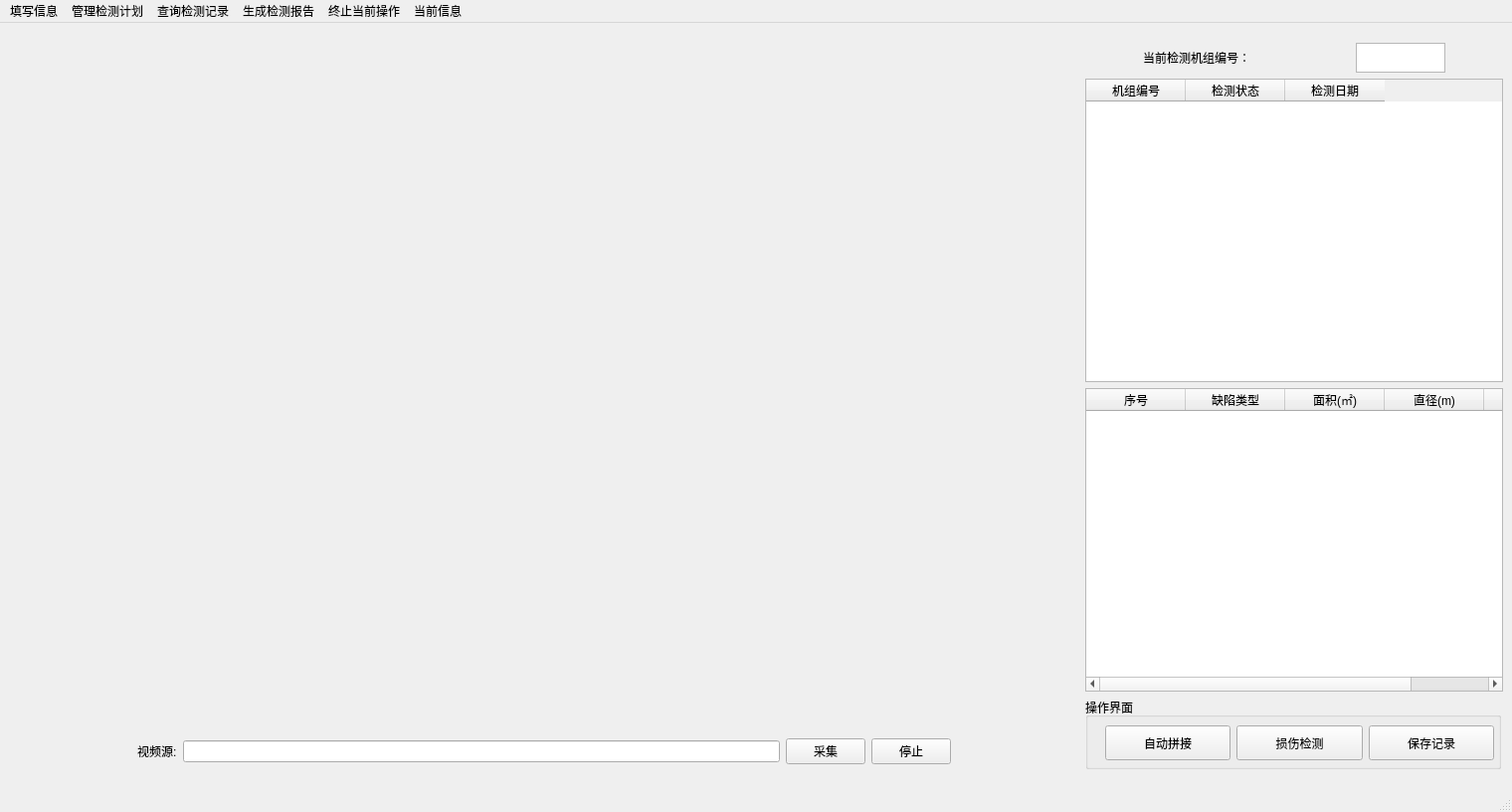
<?xml version="1.0" encoding="UTF-8"?>
<ui version="4.0">
 <class>MainWindow</class>
 <widget class="QMainWindow" name="MainWindow">
  <property name="geometry">
   <rect>
    <x>0</x>
    <y>0</y>
    <width>1520</width>
    <height>816</height>
   </rect>
  </property>
  <property name="minimumSize">
   <size>
    <width>860</width>
    <height>470</height>
   </size>
  </property>
  <property name="maximumSize">
   <size>
    <width>1520</width>
    <height>816</height>
   </size>
  </property>
  <property name="windowTitle">
   <string>风机桨叶智能巡检系统</string>
  </property>
  <property name="windowIcon">
   <iconset>
    <normaloff>find.png</normaloff>find.png</iconset>
  </property>
  <widget class="QWidget" name="centralwidget">
   <layout class="QGridLayout" name="gridLayout">
    <item row="0" column="0">
     <layout class="QHBoxLayout" name="horizontalLayout">
      <item>
       <layout class="QVBoxLayout" name="verticalLayout">
        <item>
         <widget class="QLabel" name="play_label">
          <property name="minimumSize">
           <size>
            <width>103</width>
            <height>68</height>
           </size>
          </property>
          <property name="maximumSize">
           <size>
            <width>1035</width>
            <height>683</height>
           </size>
          </property>
          <property name="text">
           <string/>
          </property>
         </widget>
        </item>
        <item>
         <layout class="QGridLayout" name="gridLayout_2">
          <item row="0" column="3">
           <widget class="QLineEdit" name="url_le">
            <property name="minimumSize">
             <size>
              <width>600</width>
              <height>0</height>
             </size>
            </property>
            <property name="maximumSize">
             <size>
              <width>600</width>
              <height>16777215</height>
             </size>
            </property>
           </widget>
          </item>
          <item row="0" column="0">
           <spacer name="horizontalSpacer">
            <property name="orientation">
             <enum>Qt::Horizontal</enum>
            </property>
            <property name="sizeHint" stdset="0">
             <size>
              <width>40</width>
              <height>20</height>
             </size>
            </property>
           </spacer>
          </item>
          <item row="0" column="1">
           <widget class="QLabel" name="label_3">
            <property name="text">
             <string>视频源:</string>
            </property>
           </widget>
          </item>
          <item row="0" column="5">
           <widget class="QPushButton" name="gather_btn">
            <property name="text">
             <string>采集</string>
            </property>
           </widget>
          </item>
          <item row="0" column="7">
           <spacer name="horizontalSpacer_2">
            <property name="orientation">
             <enum>Qt::Horizontal</enum>
            </property>
            <property name="sizeHint" stdset="0">
             <size>
              <width>40</width>
              <height>20</height>
             </size>
            </property>
           </spacer>
          </item>
          <item row="0" column="6">
           <widget class="QPushButton" name="stop_btn">
            <property name="text">
             <string>停止</string>
            </property>
           </widget>
          </item>
         </layout>
        </item>
       </layout>
      </item>
      <item>
       <layout class="QVBoxLayout" name="verticalLayout_2">
        <item>
         <layout class="QHBoxLayout" name="horizontalLayout_4">
          <item>
           <widget class="QLabel" name="label_2">
            <property name="maximumSize">
             <size>
              <width>150</width>
              <height>30</height>
             </size>
            </property>
            <property name="text">
             <string>当前检测机组编号：</string>
            </property>
           </widget>
          </item>
          <item>
           <widget class="QTextBrowser" name="fannum_tb">
            <property name="minimumSize">
             <size>
              <width>90</width>
              <height>30</height>
             </size>
            </property>
            <property name="maximumSize">
             <size>
              <width>90</width>
              <height>30</height>
             </size>
            </property>
           </widget>
          </item>
         </layout>
        </item>
        <item>
         <widget class="QTableWidget" name="table1">
          <property name="minimumSize">
           <size>
            <width>100</width>
            <height>50</height>
           </size>
          </property>
          <property name="maximumSize">
           <size>
            <width>420</width>
            <height>305</height>
           </size>
          </property>
          <column>
           <property name="text">
            <string>机组编号</string>
           </property>
          </column>
          <column>
           <property name="text">
            <string>检测状态</string>
           </property>
          </column>
          <column>
           <property name="text">
            <string>检测日期</string>
           </property>
          </column>
         </widget>
        </item>
        <item>
         <widget class="QTableWidget" name="table2">
          <property name="minimumSize">
           <size>
            <width>100</width>
            <height>50</height>
           </size>
          </property>
          <property name="maximumSize">
           <size>
            <width>420</width>
            <height>305</height>
           </size>
          </property>
          <column>
           <property name="text">
            <string>序号</string>
           </property>
          </column>
          <column>
           <property name="text">
            <string>缺陷类型</string>
           </property>
          </column>
          <column>
           <property name="text">
            <string>面积(㎡)</string>
           </property>
          </column>
          <column>
           <property name="text">
            <string>直径(m)</string>
           </property>
          </column>
          <column>
           <property name="text">
            <string>距轮毂(m)</string>
           </property>
          </column>
         </widget>
        </item>
        <item>
         <widget class="QGroupBox" name="groupBox_2">
          <property name="minimumSize">
           <size>
            <width>418</width>
            <height>72</height>
           </size>
          </property>
          <property name="maximumSize">
           <size>
            <width>418</width>
            <height>72</height>
           </size>
          </property>
          <property name="title">
           <string>操作界面</string>
          </property>
          <widget class="QWidget" name="horizontalLayoutWidget_5">
           <property name="geometry">
            <rect>
             <x>20</x>
             <y>20</y>
             <width>391</width>
             <height>51</height>
            </rect>
           </property>
           <layout class="QHBoxLayout" name="horizontalLayout_6">
            <item>
             <widget class="QPushButton" name="pushButton_11">
              <property name="minimumSize">
               <size>
                <width>0</width>
                <height>35</height>
               </size>
              </property>
              <property name="text">
               <string>自动拼接</string>
              </property>
             </widget>
            </item>
            <item>
             <widget class="QPushButton" name="pushButton_12">
              <property name="minimumSize">
               <size>
                <width>0</width>
                <height>35</height>
               </size>
              </property>
              <property name="text">
               <string>损伤检测</string>
              </property>
             </widget>
            </item>
            <item>
             <widget class="QPushButton" name="save_btn">
              <property name="minimumSize">
               <size>
                <width>0</width>
                <height>35</height>
               </size>
              </property>
              <property name="text">
               <string>保存记录</string>
              </property>
             </widget>
            </item>
           </layout>
          </widget>
         </widget>
        </item>
       </layout>
      </item>
     </layout>
    </item>
   </layout>
  </widget>
  <widget class="QMenuBar" name="menubar">
   <property name="geometry">
    <rect>
     <x>0</x>
     <y>0</y>
     <width>1520</width>
     <height>26</height>
    </rect>
   </property>
   <widget class="QMenu" name="fillinformation_m">
    <property name="title">
     <string>填写信息</string>
    </property>
    <addaction name="action1"/>
   </widget>
   <widget class="QMenu" name="manageplan_m">
    <property name="title">
     <string>管理检测计划</string>
    </property>
    <addaction name="actionguanli"/>
   </widget>
   <widget class="QMenu" name="menu_3">
    <property name="title">
     <string>查询检测记录</string>
    </property>
    <addaction name="actionchaxun"/>
   </widget>
   <widget class="QMenu" name="menu_4">
    <property name="title">
     <string>生成检测报告</string>
    </property>
    <addaction name="actionshengcheng"/>
   </widget>
   <widget class="QMenu" name="menu_5">
    <property name="title">
     <string>终止当前操作</string>
    </property>
    <addaction name="actionzhongzhi"/>
   </widget>
   <widget class="QMenu" name="status_m">
    <property name="title">
     <string>当前信息</string>
    </property>
   </widget>
   <addaction name="fillinformation_m"/>
   <addaction name="manageplan_m"/>
   <addaction name="menu_3"/>
   <addaction name="menu_4"/>
   <addaction name="menu_5"/>
   <addaction name="status_m"/>
  </widget>
  <widget class="QStatusBar" name="statusbar"/>
  <action name="action1">
   <property name="text">
    <string>填写信息</string>
   </property>
  </action>
  <action name="actionguanli">
   <property name="text">
    <string>管理检测计划</string>
   </property>
  </action>
  <action name="actionchaxun">
   <property name="text">
    <string>查询检测记录</string>
   </property>
  </action>
  <action name="actionshengcheng">
   <property name="text">
    <string>生成检测报告</string>
   </property>
  </action>
  <action name="actionzhongzhi">
   <property name="text">
    <string>终止当前操作</string>
   </property>
  </action>
 </widget>
 <resources/>
 <connections/>
</ui>
